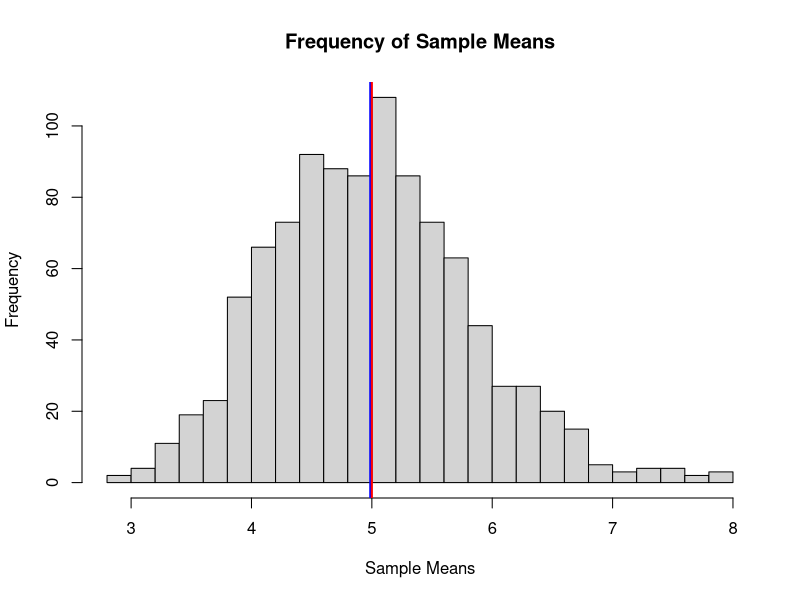
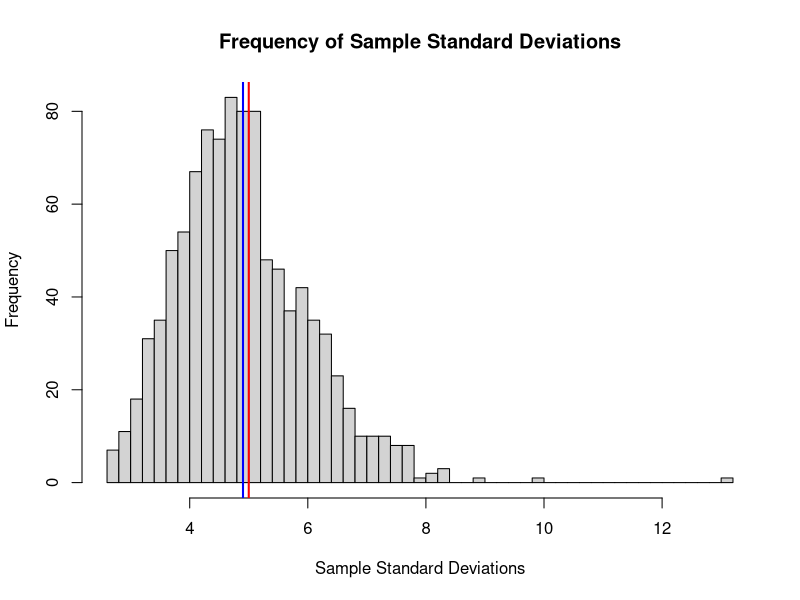

Recreate these plots in R, in order.
## ---- chunk 1
knitr::opts_chunk$set(echo = TRUE)
## ---- chunk 2
# simulation variables
n <- 40  #number of random observations taken per sample
B <- 1000  #number of samples

# create simulation matrix
M <- matrix(rexp(n*B, 0.2), B, n)

# get mean of each sample
M_means <- apply(M, 1, mean)
## ---- chunk 3
# histogram of means of sampled distributions
hist(M_means, breaks=30, 
     main="Frequency of Sample Means", xlab = "Sample Means")

# add vertical lines for sample and theoretical means
abline(v=mean(M_means), col="blue", lwd=2) # mean of sampled means
abline(v=1/.2, col="red", lwd=2) # theoretical mean
## ---- chunk 4
# calculate sd of samples
M_variations <- apply(M, 1, sd)
## ---- chunk 5
# histogram of means of sampled distributions
hist(M_variations, breaks=45, 
     main="Frequency of Sample Standard Deviations", 
     xlab = "Sample Standard Deviations")

# add vertical lines for sample and theoretical means
abline(v=mean(M_variations), col="blue", lwd=2) # mean of sampled means
abline(v=1/.2, col="red", lwd=2) # theoretical mean
## ---- chunk 6
# fetch libraries
library(datasets)
data("ToothGrowth")

## ---- chunk 7
# get dimensions
dim(ToothGrowth)


## ---- chunk 8
# overall comparison of supplements w/o control for dosage 
oj_all <- ToothGrowth[ToothGrowth$supp=="OJ", 1]
vd_all <- ToothGrowth[ToothGrowth$supp=="VC", 1]
## ---- chunk 9
# t-test for difference in means
t.test(vd_all, oj_all, paired = FALSE)

## ---- chunk 10
oj_0.5 <- ToothGrowth[ToothGrowth$supp=="OJ" & ToothGrowth$dose==0.5, 1]
oj_1 <- ToothGrowth[ToothGrowth$supp=="OJ" & ToothGrowth$dose==1, 1]
oj_2 <- ToothGrowth[ToothGrowth$supp=="OJ" & ToothGrowth$dose==2, 1]

# t-test for difference in means by dosage of OJ
t.test(oj_0.5, oj_1, paired = FALSE)
t.test(oj_1, oj_2, paired = FALSE)
